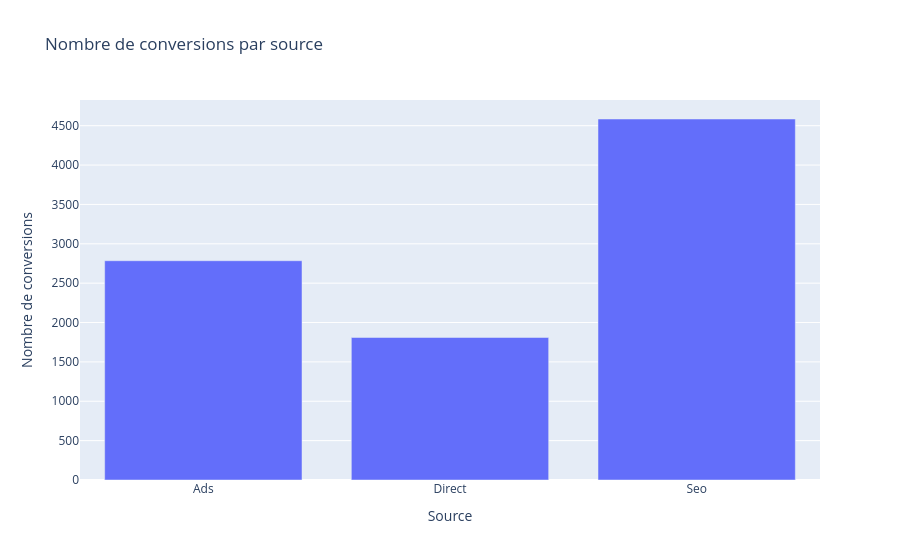

The cell this chart's notebook holds for it:
### Code cell
data_country_converted = data_train.groupby("source")["converted"].sum().reset_index()

fig = px.bar(
    data_country_converted,
    x="source",
    y="converted",
    labels={"source": "Source", "converted": "Nombre de conversions"},
    title="Nombre de conversions par source"
)
fig.show()

### Figure 1 — Plotly figure (JSON) as saved in the notebook; plotly's stock layout.template omitted (floating-point values rounded to 4 significant figures)
{"data": [{"hovertemplate": "Source=%{x}<br>Nombre de conversions=%{y}<extra></extra>", "legendgroup": "", "marker": {"color": "#636efa", "pattern": {"shape": ""}}, "name": "", "orientation": "v", "showlegend": false, "textposition": "auto", "type": "bar", "x": ["Ads", "Direct", "Seo"], "xaxis": "x", "y": [2785, 1810, 4585], "yaxis": "y"}], "layout": {"barmode": "relative", "legend": {"tracegroupgap": 0}, "title": {"text": "Nombre de conversions par source"}, "xaxis": {"anchor": "y", "domain": [0, 1], "title": {"text": "Source"}}, "yaxis": {"anchor": "x", "domain": [0, 1], "title": {"text": "Nombre de conversions"}}}}
